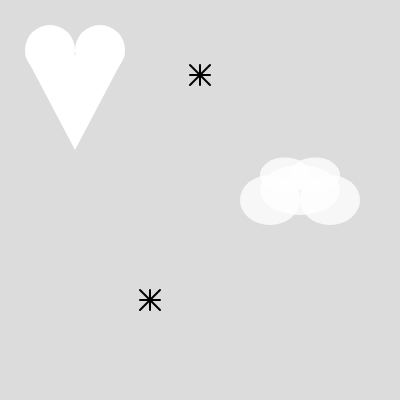
Frame 1 (no input)
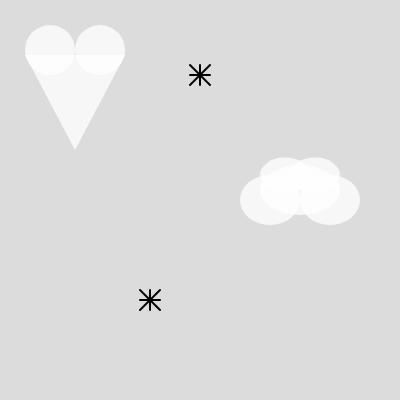
Frame 60 (no input)
Frame 120 (the mouse pressed at the canvas centre since frame 60): identical to frame 60, image omitted

The p5.js sketch that drew these frames (run headless with seeded random() and noise() and a simulated clock; from frame 60 on, the mouse is pressed at the canvas centre):

// p5.js sketch
// ── sketch.js
function setup() {
  createCanvas(400, 400);
}

  
function draw() {
  background(220);

  drawStar(200, 75);    
  drawStar(150, 300);    
  drawHeart();           
  drawCloud(300, 200, 100, 50); 
}

  function drawHeart() {
    noStroke();
    circle(50, 50, 50);
    circle(100, 50, 50);
    triangle(25, 55, 125, 55, 75, 150);
  }
  
  function drawStar(tx,ty) {
    stroke(1);
    push();
    translate(tx,ty);
    strokeWeight(2);
    line(0-10,0,0+10,0);
    line(0,0-10,0,0+10);
    line(0-10,0-10,0+10,0+10);
    line(0-10,0+10,0+10,0-10);
    pop();
  }

  function drawCloud(x, y, w, h) {
    fill(255, 255, 255, 200); // White, semi-transparent
    noStroke();
  
    // Create the fluffy cloud effect using ellipses
    ellipse(x - w * 0.3, y, w * 0.6, h);
    ellipse(x + w * 0.3, y, w * 0.6, h);
    ellipse(x - w * 0.15, y - h * 0.5, w * 0.5, h * 0.7);
    ellipse(x + w * 0.15, y - h * 0.5, w * 0.5, h * 0.7);
    ellipse(x, y - h * 0.2, w * 0.8, h);
  }
